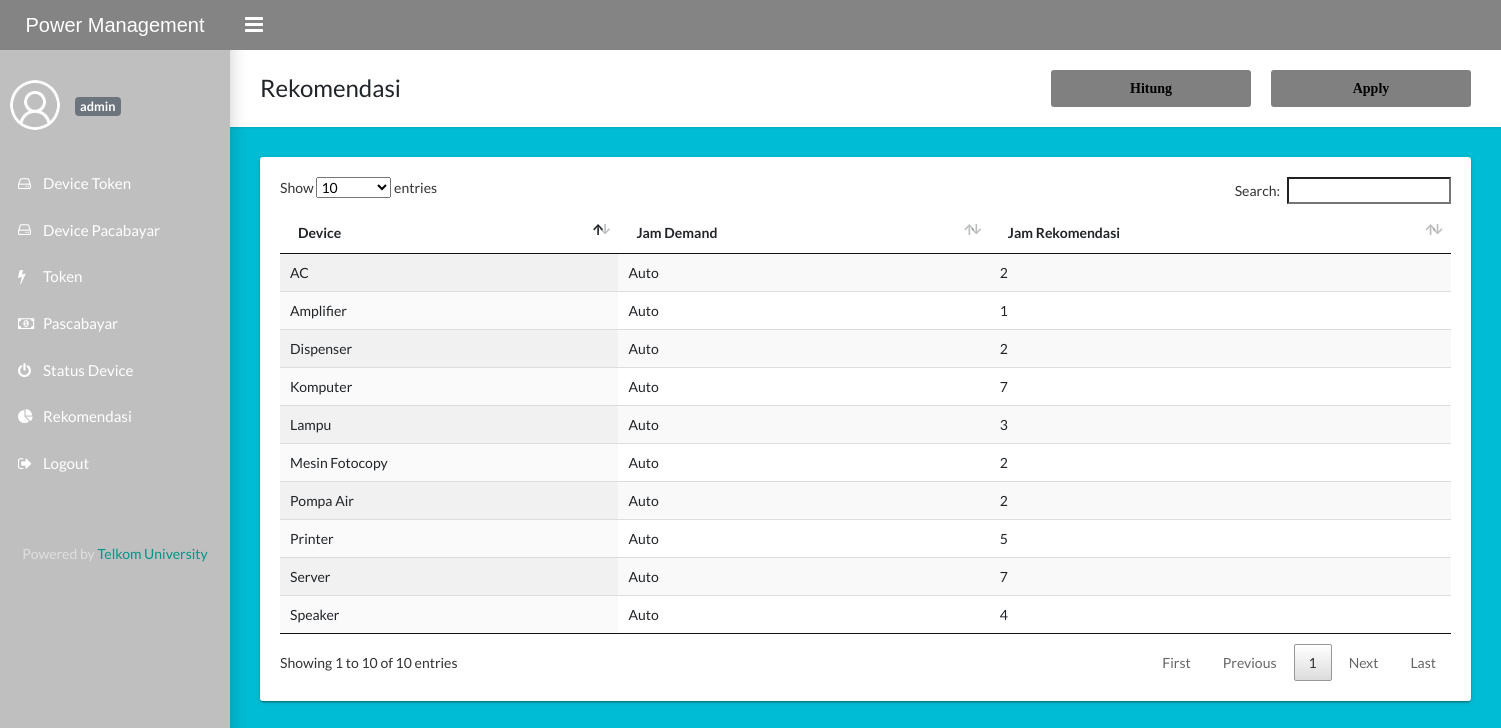
Screenshot of /datarekomendasi.php (signed in) with the database file from the repository.
### tables this page shows
CREATE TABLE `device_pb` (
  `id_device_pb` int(10) NOT NULL,
  `username` varchar(60) NOT NULL,
  `nama` varchar(50) NOT NULL,
  `daya` int(5) NOT NULL,
  `jumlah` int(5) NOT NULL,
  `jam` int(2) NOT NULL,
  `prioritas` int(2) NOT NULL,
  `total_daya` float NOT NULL,
  `nilai` int(5) NOT NULL
);

CREATE TABLE `rekomendasi` (
  `id_rek` int(2) NOT NULL,
  `prioritas` int(2) NOT NULL,
  `Device` varchar(10) NOT NULL,
  `jam_rek` varchar(5) NOT NULL
);

### datarekomendasi.php (the view, shortened to what this page needs)
<?php
include('include/config.php');
if(strlen($_SESSION['alogin'])==0)
{
  header('location:index.php');
}
else{
  ?>
  <!DOCTYPE html>
  <html lang="en">
  <head>
    <link rel="stylesheet" type="text/css" href="css/main.css">
    <link rel="stylesheet" type="text/css" href="https://maxcdn.bootstrapcdn.com/font-awesome/4.7.0/css/font-awesome.min.css">
    <link type="text/css" href='datatabel/jquery.dataTables.min.css' rel='stylesheet'>
    <link type="text/css" href='datatabel/responsive.dataTables.min.css' rel='stylesheet'>
    <link type="text/css" href='datatabel/buttons.dataTables.min.css' rel='stylesheet'>
  </head>
  <body class="app sidebar-mini rtl">
    <?php include('include/header.php');?>
    <?php include('include/sidebar.php');?>
    <main class="app-content">
      <div class="app-title">
        <div>
          <h1> Rekomendasi </h1>
        </div>
        <div class="button-tambah" style="padding-left:650px" >
          <a href="proses/hitung.php"><input type="submit" name="login" value="Hitung" class="btn btn-block" style="background-color:gray;width:200px;font-family:calibri light"></a>
        </div>
        <div class="button-tambah">
          <a href="proses/kirim.php"><input type="submit" name="login" value="Apply" class="btn btn-block" style="background-color:gray;width:200px;font-family:calibri light"></a>
        </div>
      </div>
      <div class="row">
        <div class="col-md-12">
          <div class="tile">
            <div class="tile-body">
            <table id="example" class="display responsive nowrap" style="width:100%">
              <thead>
                <tr>
                <th>Device</th>
                <th>Jam Demand</th>
                <th>Jam Rekomendasi</th>
                </tr>
              </thead>
              <tbody>
                <?php
                if(isset($_SESSION['alogin'])){
                    try{
                      $sql = "SELECT device_pb.nama, device_pb.jam, rekomendasi.jam_rek FROM device_pb JOIN rekomendasi ON device_pb.prioritas=rekomendasi.prioritas";
                      $query = $dbh -> prepare($sql);
                      $query->execute();
                      $results=$query->fetchAll(PDO::FETCH_OBJ);
                      $cnt=1;
                    }catch(PDOException $e){
                      echo "Error showing record: " . $e->getMessage();
                    }
                  }
                if($query->rowCount() > 0)
                {
                  foreach($results as $result)
                    {       ?>
                      <tr>
                        <td><?php echo htmlentities($result->nama);?></td>
                        <td><?php
                                if ($result->jam == 0){
                                  echo 'Auto';
                                }else{
                                  echo htmlentities($result->jam);
                                }
                              ?>
                        </td>
                        <td><?php echo htmlentities($result->jam_rek);?></td>
                      </tr>
                      <?php $cnt=$cnt+1; }} ?>
              </tbody>
            </table>
          </div>
        </div>
      </div>
      </main>
  </body>
  </html>
  <?php } ?>

### include/header.php (shortened to what this page needs)
<header class="app-header"><a class="app-header__logo" href="./datatk.php" style="font-size:20px">Power Management</a>
  <a class="app-sidebar__toggle" href="#" data-toggle="sidebar" aria-label="Hide Sidebar"></a>
  <ul class="app-nav">
      </ul>
</header>

### include/sidebar.php (shortened to what this page needs)
<?php
  if(isset($_SESSION['alogin']))
  {
      $username 	= $_SESSION['alogin'];
  }
?>
<aside class="app-sidebar">
  <div class="app-sidebar__user"><img class="app-sidebar__user-avatar" src="images/users.png" height="50" height="50" alt="User Image">
    <div>
      <p class="app-sidebar__user-name"><a href="#" class="badge badge-secondary" id="demoNotify"><?php echo ($username); ?></a></p>
    </div>
  </div>
  <ul class="app-menu">
    <li><a class="app-menu__item " href="/power_management/datatk.php"><i class="app-menu__icon fa fa-hdd-o"></i><span class="app-menu__label">Device Token</span></a></li>
    <li><a class="app-menu__item " href="/power_management/datadevicepb.php"><i class="app-menu__icon fa fa-hdd-o"></i><span class="app-menu__label">Device Pacabayar</span></a></li>
    <li><a class="app-menu__item " href="/power_management/token.php"><i class="app-menu__icon fa fa-flash"></i><span class="app-menu__label">Token</span></a></li>
    <li><a class="app-menu__item " href="/power_management/datapb.php"><i class="app-menu__icon fa fa-money"></i><span class="app-menu__label">Pascabayar</span></a></li>
    <li><a class="app-menu__item " href="/power_management/dataprioritas.php"><i class="app-menu__icon fa fa-power-off"></i><span class="app-menu__label">Status Device</span></a></li>
    <li><a class="app-menu__item " href="/power_management/datarekomendasi.php"><i class="app-menu__icon fa fa-pie-chart"></i><span class="app-menu__label">Rekomendasi</span></a></li>
    <li><a class="app-menu__item" href="/power_management/logout.php"><i class="app-menu__icon fa fa-sign-out"></i><span class="app-menu__label">Logout</span></a></li>
  </ul>
  <footer class="page-footer font-small indigo">
    <div class="footer-copyright text-center text-white-50 py-3">Powered by
    <a href="https://telkomuniversity.ac.id/"> Telkom University</a>
  </div>
  </footer>
</aside>

### rows the page displays
device_pb: nama "Server", jam "Auto", rekomendasi.jam_rek "7"
device_pb: nama "Komputer", jam "Auto", rekomendasi.jam_rek "7"
device_pb: nama "Mesin Fotocopy", jam "Auto", rekomendasi.jam_rek "2"
device_pb: nama "Printer", jam "Auto", rekomendasi.jam_rek "5"
device_pb: nama "Pompa Air", jam "Auto", rekomendasi.jam_rek "2"
device_pb: nama "AC", jam "Auto", rekomendasi.jam_rek "2"
device_pb: nama "Amplifier", jam "Auto", rekomendasi.jam_rek "1"
device_pb: nama "Speaker", jam "Auto", rekomendasi.jam_rek "4"
device_pb: nama "Lampu", jam "Auto", rekomendasi.jam_rek "3"
device_pb: nama "Dispenser", jam "Auto", rekomendasi.jam_rek "2"

### other values shown
$username "admin"
